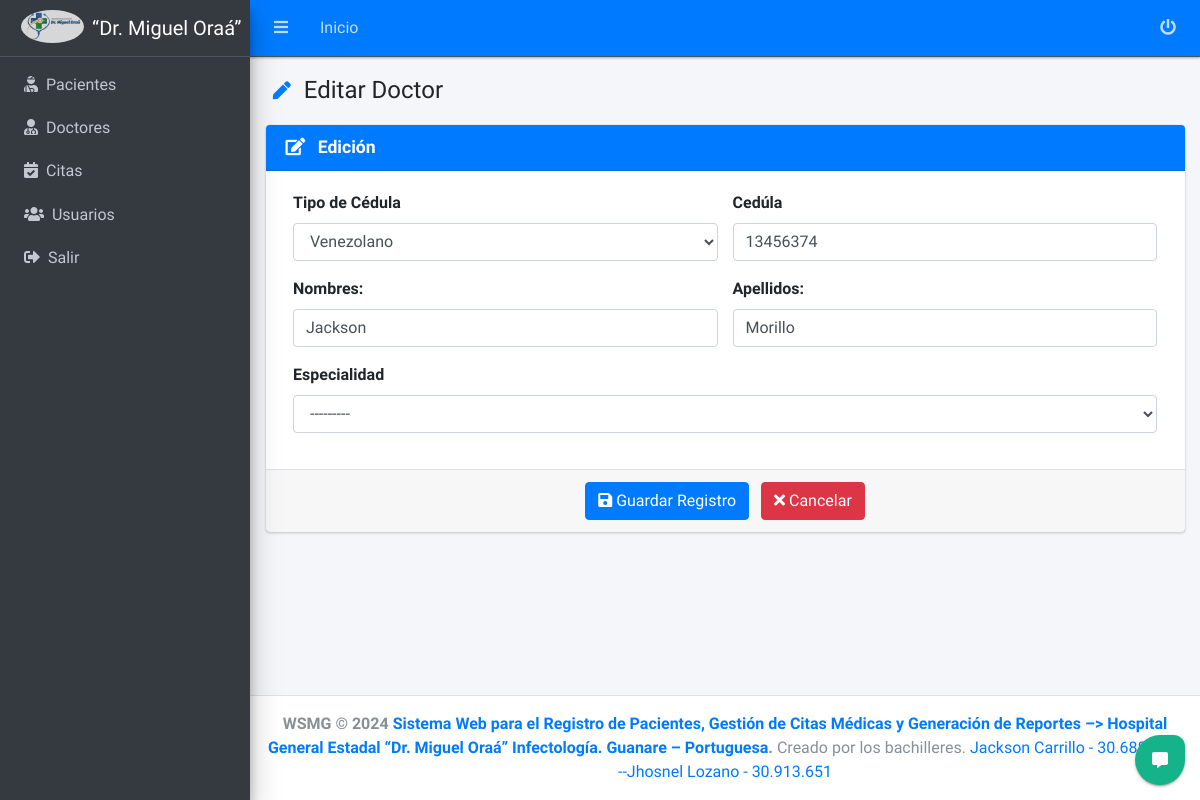
The app's page /hospital/doctor/editar/4/ (signed in), older data.
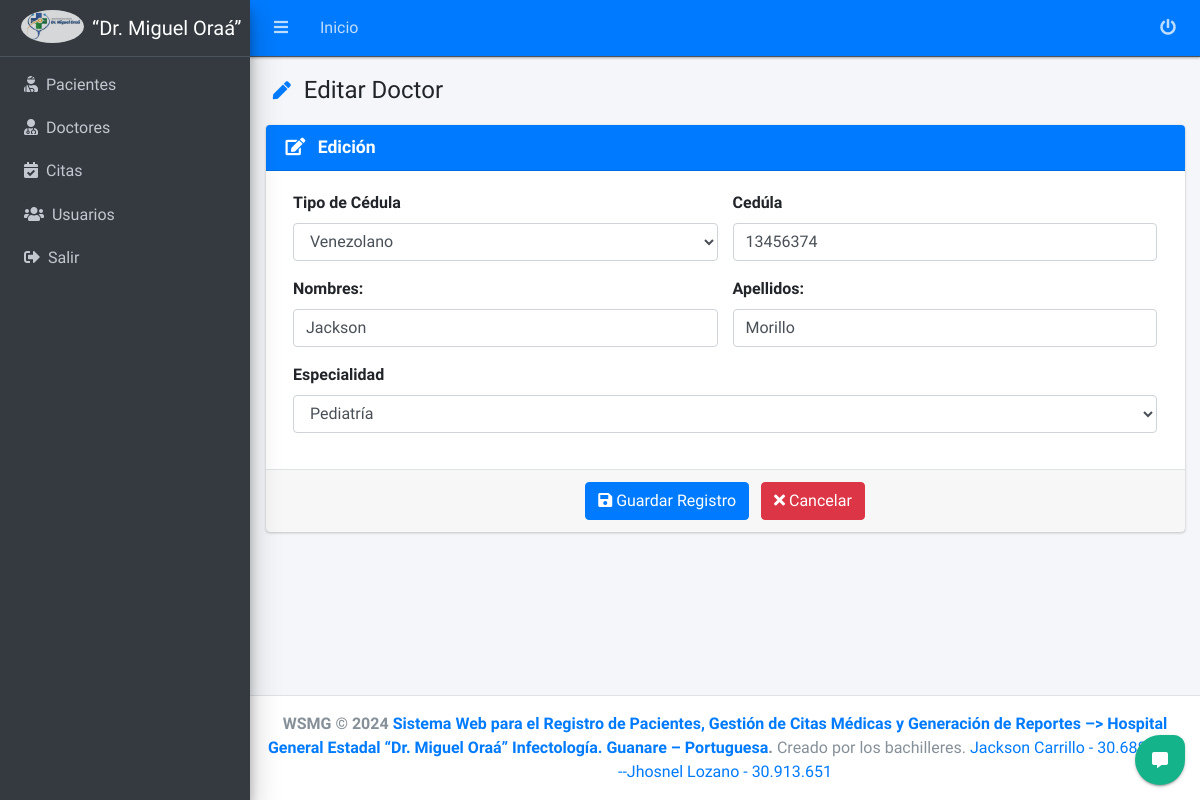
The same page, newer data.
### core/hospital/models.py (models this page shows, shortened)
class Doctor(models.Model):
    nombre = models.CharField(max_length=100)
    apellido = models.CharField(max_length=50)
    tipo_cedula = models.CharField(max_length=1, choices=TIPO_CEDULA_CHOICES, default=TIPO_CEDULA_CHOICES[0][0])
    cedula = models.PositiveIntegerField(unique=True)
    especialidad = models.CharField(max_length=20, choices=ESPECIALIDAD_CHOICES)
    fecha_creacion = models.DateTimeField(auto_now_add=True, null=True)
    fecha_modificacion = models.DateTimeField(auto_now=True, null=True)

### core/hospital/views/doctores/views.py (the view, shortened to what this page needs)
# urls.py: path('doctor/editar/<int:pk>/', DoctorUpdateView.as_view(), name='doctor_editar'),
class DoctorUpdateView(LoginRequiredMixin, UpdateView):
    model = Doctor
    form_class = DoctorForm
    template_name = 'doctores/crear.html'
    success_url = reverse_lazy('hospital:doctor_listado')
    def dispatch(self, request, *args, **kwargs):
        self.object = self.get_object()
        return super().dispatch(request, *args, **kwargs)
    def get_context_data(self, **kwargs):
        context = super().get_context_data(**kwargs)
        context['title'] = 'Editar Doctor'
        context['entity'] = 'Doctores'
        context['list_url'] = self.success_url
        context['action'] = 'edit'
        return context

### core/hospital/forms.py (shortened to what this page needs)
class DoctorForm(ModelForm):
    def __init__(self, *args, **kwargs):
        super().__init__(*args, **kwargs)
        self.fields['nombre'].widget.attrs['autofocus'] = True
    class Meta:
        model = Doctor
        fields = ('nombre', 'apellido','cedula', 'tipo_cedula', 'especialidad')
        widgets = {
            'nombre': forms.TextInput(attrs={
                'placeholder': 'Ingrese el primer y segundo nombre',
                'class': 'form-control'
            }),
            'apellido': forms.TextInput(attrs={
                'placeholder': 'Ingrese el primer y segundo apellido',
                'class': 'form-control'
            }),
            'cedula': forms.TextInput(attrs={
                'placeholder': 'Ingrese un número de cedula',
                'class': 'form-control'
            }),
            'especialidad': forms.Select(attrs={
                'class': 'select2 form-control',
                'style': 'width: 100%'
            }),
            'tipo_cedula': forms.Select(attrs={
                'class': 'form-control',
            })
        }

### core/hospital/templates/doctores/crear.html (shortened to what this page needs)
{% extends 'form.html' %}
{% load static %}
{% load widget_tweaks %}
{% block content %}
<form method="post" action=".">
    <div class="row">
		<div class="col-md-12">
			<div class="card card-primary">
                <div class="card-header ">
                    <h3 class="card-title">
                        {% if action == 'add' %}
                            <i class="fas fa-plus"></i> <b class="ml-2">Nuevo</b>
                        {% else %}
                            <i class="fas fa-edit"></i> <b class="ml-2">Edición</b>
                        {% endif %}
                    </h3>
                </div>
				<div class="card-body">
					<div class="container-fluid">
						<div class="row">
							<div class="col-sm-12">
                                <div class="row g-2">
                                    <div class="col-sm-6 col-xs-12">
                                        <div class="mb-3 form-password-toggle">
                                            <label class="form-label custom_label" for="email">Tipo de Cédula</label>
                                            <div class="input-group input-group-merge">
                                                {{ form.tipo_cedula|attr:'required' }}
                                            </div>
                                        </div>
                                    </div>
									<div class="col-sm-6 col-xs-12">
										<div class="mb-3 form-password-toggle">
											<label class="form-label custom_label" for="cedula">Cedúla</label>
											<div class="input-group input-group-merge">
												{{ form.cedula|attr:'required'|attr:'autocomplete:off'|attr:'onkeypress:return Solo_Numero_ci(event);'|attr:'maxlength:8'|attr:'minlength:8' }}
											</div>
										</div>
									</div>
                                </div>
								<div class="row">
									<div class="col-md-6">
										<div class="mb-3 form-password-toggle">
											<label class="form-label custom_label" for="nombres">Nombres:</label>
											<div class="input-group">
												{{ form.nombre|attr:'autocomplete:off'|attr:'onkeypress:return Solo_Texto(event);' }}
											</div>
										</div>
									</div>
									<div class="col-md-6">
										<div class="mb-3 form-password-toggle">
											<label class="form-label custom_label" for="apellidos">Apellidos:</label>
											<div class="input-group input-group-merge">
												{{ form.apellido|attr:'autocomplete:off'|attr:'onkeypress:return Solo_Texto(event);' }}
											</div>
										</div>
									</div>
								</div>
								<div class="row g-2">
									<div class="col-sm-12">
										<div class="mb-3 form-password-toggle">
											<label class="form-label custom_label" for="nombre de usuario">Especialidad</label>
											<div class="input-group input-group-merge">
												{{ form.especialidad }}
											</div>
										</div>
									</div>
								</div>
								</div>
								<br>
							</div>
						</div>
					</div>
					<div class="card-footer d-flex justify-content-center" style="border-top: 1px solid #dee2e6;">
						<div>
							<button type="submit" class="btn btn-primary mr-2">
								<i class="fas fa-save"></i> Guardar Registro
							</button>
							<a href="{{ list_url }}" class="btn btn-danger">
								<i class="fas fa-times"></i> Cancelar
							</a>
						</div>
					</div>
				</div>
			</div>
		</div>
	</div>
{% endblock %}

Row changes from the older to the newer data that the page shows:
changed Doctor "Venezolano": especialidad "---------" → "Pediatría"
